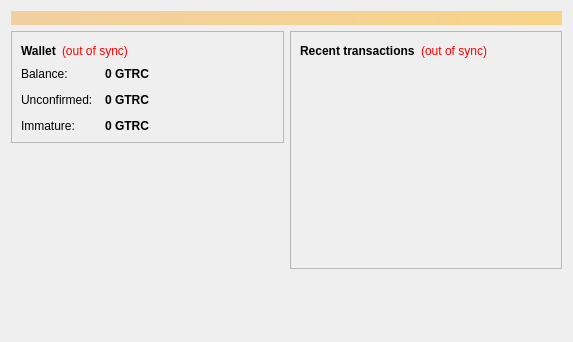
<?xml version="1.0" encoding="UTF-8"?>
<ui version="4.0">
 <class>OverviewPage</class>
 <widget class="QWidget" name="OverviewPage">
  <property name="geometry">
   <rect>
    <x>0</x>
    <y>0</y>
    <width>573</width>
    <height>342</height>
   </rect>
  </property>
  <property name="windowTitle">
   <string>Form</string>
  </property>
  <layout class="QVBoxLayout" name="topLayout">
   <item>
    <widget class="QLabel" name="labelAlerts">
     <property name="visible">
      <bool>false</bool>
     </property>
     <property name="styleSheet">
      <string notr="true">background-color: qlineargradient(x1: 0, y1: 0, x2: 1, y2: 0, stop:0 #F0D0A0, stop:1 #F8D488); color:#000000;</string>
     </property>
     <property name="wordWrap">
      <bool>true</bool>
     </property>
     <property name="margin">
      <number>3</number>
     </property>
    </widget>
   </item>
   <item>
    <layout class="QHBoxLayout" name="horizontalLayout" stretch="1,1">
     <item>
      <layout class="QVBoxLayout" name="verticalLayout_2">
       <item>
        <widget class="QFrame" name="frame">
         <property name="frameShape">
          <enum>QFrame::StyledPanel</enum>
         </property>
         <property name="frameShadow">
          <enum>QFrame::Raised</enum>
         </property>
         <layout class="QVBoxLayout" name="verticalLayout_4">
          <item>
           <layout class="QHBoxLayout" name="horizontalLayout_4">
            <item>
             <widget class="QLabel" name="label_5">
              <property name="font">
               <font>
                <weight>75</weight>
                <bold>true</bold>
               </font>
              </property>
              <property name="text">
               <string>Wallet</string>
              </property>
             </widget>
            </item>
            <item>
             <widget class="QLabel" name="labelWalletStatus">
              <property name="toolTip">
               <string>The displayed information may be out of date. Your wallet automatically synchronizes with the GTRcoin network after a connection is established, but this process has not completed yet.</string>
              </property>
              <property name="styleSheet">
               <string notr="true">QLabel { color: red; }</string>
              </property>
              <property name="text">
               <string notr="true">(out of sync)</string>
              </property>
              <property name="alignment">
               <set>Qt::AlignLeading|Qt::AlignLeft|Qt::AlignVCenter</set>
              </property>
             </widget>
            </item>
            <item>
             <spacer name="horizontalSpacer_2">
              <property name="orientation">
               <enum>Qt::Horizontal</enum>
              </property>
              <property name="sizeHint" stdset="0">
               <size>
                <width>40</width>
                <height>20</height>
               </size>
              </property>
             </spacer>
            </item>
           </layout>
          </item>
          <item>
           <layout class="QFormLayout" name="formLayout_2">
            <property name="fieldGrowthPolicy">
             <enum>QFormLayout::AllNonFixedFieldsGrow</enum>
            </property>
            <property name="horizontalSpacing">
             <number>12</number>
            </property>
            <property name="verticalSpacing">
             <number>12</number>
            </property>
            <item row="0" column="0">
             <widget class="QLabel" name="label">
              <property name="text">
               <string>Balance:</string>
              </property>
             </widget>
            </item>
            <item row="0" column="1">
             <widget class="QLabel" name="labelBalance">
              <property name="font">
               <font>
                <weight>75</weight>
                <bold>true</bold>
               </font>
              </property>
              <property name="cursor">
               <cursorShape>IBeamCursor</cursorShape>
              </property>
              <property name="toolTip">
               <string>Your current balance</string>
              </property>
              <property name="text">
               <string notr="true">0 GTRC</string>
              </property>
              <property name="textInteractionFlags">
               <set>Qt::LinksAccessibleByMouse|Qt::TextSelectableByKeyboard|Qt::TextSelectableByMouse</set>
              </property>
             </widget>
            </item>
            <item row="1" column="0">
             <widget class="QLabel" name="label_3">
              <property name="text">
               <string>Unconfirmed:</string>
              </property>
             </widget>
            </item>
            <item row="1" column="1">
             <widget class="QLabel" name="labelUnconfirmed">
              <property name="font">
               <font>
                <weight>75</weight>
                <bold>true</bold>
               </font>
              </property>
              <property name="cursor">
               <cursorShape>IBeamCursor</cursorShape>
              </property>
              <property name="toolTip">
               <string>Total of transactions that have yet to be confirmed, and do not yet count toward the current balance</string>
              </property>
              <property name="text">
               <string notr="true">0 GTRC</string>
              </property>
              <property name="textInteractionFlags">
               <set>Qt::LinksAccessibleByMouse|Qt::TextSelectableByKeyboard|Qt::TextSelectableByMouse</set>
              </property>
             </widget>
            </item>
            <item row="2" column="0">
             <widget class="QLabel" name="labelImmatureText">
              <property name="text">
               <string>Immature:</string>
              </property>
             </widget>
            </item>
            <item row="2" column="1">
             <widget class="QLabel" name="labelImmature">
              <property name="font">
               <font>
                <weight>75</weight>
                <bold>true</bold>
               </font>
              </property>
              <property name="toolTip">
               <string>Mined balance that has not yet matured</string>
              </property>
              <property name="text">
               <string notr="true">0 GTRC</string>
              </property>
              <property name="textInteractionFlags">
               <set>Qt::LinksAccessibleByMouse|Qt::TextSelectableByKeyboard|Qt::TextSelectableByMouse</set>
              </property>
             </widget>
            </item>
           </layout>
          </item>
         </layout>
        </widget>
       </item>
       <item>
        <spacer name="verticalSpacer">
         <property name="orientation">
          <enum>Qt::Vertical</enum>
         </property>
         <property name="sizeHint" stdset="0">
          <size>
           <width>20</width>
           <height>40</height>
          </size>
         </property>
        </spacer>
       </item>
      </layout>
     </item>
     <item>
      <layout class="QVBoxLayout" name="verticalLayout_3">
       <item>
        <widget class="QFrame" name="frame_2">
         <property name="frameShape">
          <enum>QFrame::StyledPanel</enum>
         </property>
         <property name="frameShadow">
          <enum>QFrame::Raised</enum>
         </property>
         <layout class="QVBoxLayout" name="verticalLayout">
          <item>
           <layout class="QHBoxLayout" name="horizontalLayout_2">
            <item>
             <widget class="QLabel" name="label_4">
              <property name="text">
               <string>&lt;b&gt;Recent transactions&lt;/b&gt;</string>
              </property>
             </widget>
            </item>
            <item>
             <widget class="QLabel" name="labelTransactionsStatus">
              <property name="toolTip">
               <string>The displayed information may be out of date. Your wallet automatically synchronizes with the GTRcoin network after a connection is established, but this process has not completed yet.</string>
              </property>
              <property name="styleSheet">
               <string notr="true">QLabel { color: red; }</string>
              </property>
              <property name="text">
               <string notr="true">(out of sync)</string>
              </property>
              <property name="alignment">
               <set>Qt::AlignRight|Qt::AlignTrailing|Qt::AlignVCenter</set>
              </property>
             </widget>
            </item>
            <item>
             <spacer name="horizontalSpacer">
              <property name="orientation">
               <enum>Qt::Horizontal</enum>
              </property>
              <property name="sizeHint" stdset="0">
               <size>
                <width>40</width>
                <height>20</height>
               </size>
              </property>
             </spacer>
            </item>
           </layout>
          </item>
          <item>
           <widget class="QListView" name="listTransactions">
            <property name="styleSheet">
             <string notr="true">QListView { background: transparent; }</string>
            </property>
            <property name="frameShape">
             <enum>QFrame::NoFrame</enum>
            </property>
            <property name="verticalScrollBarPolicy">
             <enum>Qt::ScrollBarAlwaysOff</enum>
            </property>
            <property name="horizontalScrollBarPolicy">
             <enum>Qt::ScrollBarAlwaysOff</enum>
            </property>
            <property name="selectionMode">
             <enum>QAbstractItemView::NoSelection</enum>
            </property>
           </widget>
          </item>
         </layout>
        </widget>
       </item>
       <item>
        <spacer name="verticalSpacer_2">
         <property name="orientation">
          <enum>Qt::Vertical</enum>
         </property>
         <property name="sizeHint" stdset="0">
          <size>
           <width>20</width>
           <height>40</height>
          </size>
         </property>
        </spacer>
       </item>
      </layout>
     </item>
    </layout>
   </item>
  </layout>
 </widget>
 <resources/>
 <connections/>
</ui>
